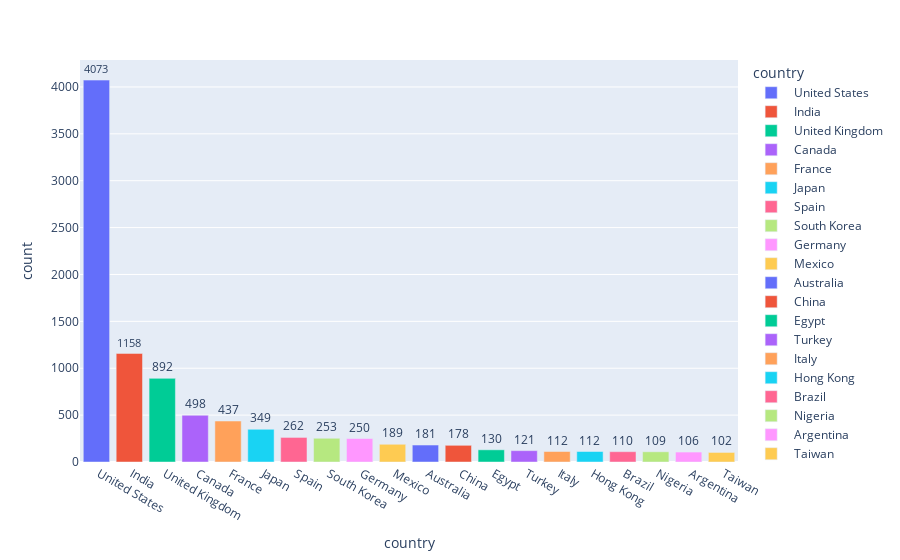

The notebook cell this image was saved under:
### Code cell
import re
import plotly.express as px
import plotly.express as px
import plotly.graph_objs as go
from plotly.offline import iplot,plot,init_notebook_mode
init_notebook_mode(connected= True)

country = df[~df["country"].isnull()]['country'].to_list()

country = str(country)

country = re.sub("[\'\]\[]","",country)
country = re.sub(" {2,}", " ", country)

country = pd.Series(country.split(",")).value_counts()

country = pd.DataFrame(country)
country.reset_index(inplace=True)

country.columns=["country","count"]

fig = px.bar(country.head(20), x="country", y="count",text="count",color="country")
fig.update_traces(textposition="outside")
fig.show()

### Figure 1 — Plotly figure (JSON) as saved in the notebook; plotly's stock layout.template omitted (floating-point values rounded to 4 significant figures)
{"data": [{"alignmentgroup": "True", "hovertemplate": "country=%{x}<br>count=%{text}<extra></extra>", "legendgroup": " United States", "marker": {"color": "#636efa", "pattern": {"shape": ""}}, "name": " United States", "offsetgroup": " United States", "orientation": "v", "showlegend": true, "text": [4073], "textposition": "outside", "x": [" United States"], "xaxis": "x", "y": [4073], "yaxis": "y", "type": "bar"}, {"alignmentgroup": "True", "hovertemplate": "country=%{x}<br>count=%{text}<extra></extra>", "legendgroup": " India", "marker": {"color": "#EF553B", "pattern": {"shape": ""}}, "name": " India", "offsetgroup": " India", "orientation": "v", "showlegend": true, "text": [1158], "textposition": "outside", "x": [" India"], "xaxis": "x", "y": [1158], "yaxis": "y", "type": "bar"}, {"alignmentgroup": "True", "hovertemplate": "country=%{x}<br>count=%{text}<extra></extra>", "legendgroup": " United Kingdom", "marker": {"color": "#00cc96", "pattern": {"shape": ""}}, "name": " United Kingdom", "offsetgroup": " United Kingdom", "orientation": "v", "showlegend": true, "text": [892], "textposition": "outside", "x": [" United Kingdom"], "xaxis": "x", "y": [892], "yaxis": "y", "type": "bar"}, {"alignmentgroup": "True", "hovertemplate": "country=%{x}<br>count=%{text}<extra></extra>", "legendgroup": " Canada", "marker": {"color": "#ab63fa", "pattern": {"shape": ""}}, "name": " Canada", "offsetgroup": " Canada", "orientation": "v", "showlegend": true, "text": [498], "textposition": "outside", "x": [" Canada"], "xaxis": "x", "y": [498], "yaxis": "y", "type": "bar"}, {"alignmentgroup": "True", "hovertemplate": "country=%{x}<br>count=%{text}<extra></extra>", "legendgroup": " France", "marker": {"color": "#FFA15A", "pattern": {"shape": ""}}, "name": " France", "offsetgroup": " France", "orientation": "v", "showlegend": true, "text": [437], "textposition": "outside", "x": [" France"], "xaxis": "x", "y": [437], "yaxis": "y", "type": "bar"}, {"alignmentgroup": "True", "hovertemplate": "country=%{x}<br>count=%{text}<extra></extra>", "legendgroup": " Japan", "marker": {"color": "#19d3f3", "pattern": {"shape": ""}}, "name": " Japan", "offsetgroup": " Japan", "orientation": "v", "showlegend": true, "text": [349], "textposition": "outside", "x": [" Japan"], "xaxis": "x", "y": [349], "yaxis": "y", "type": "bar"}, {"alignmentgroup": "True", "hovertemplate": "country=%{x}<br>count=%{text}<extra></extra>", "legendgroup": " Spain", "marker": {"color": "#FF6692", "pattern": {"shape": ""}}, "name": " Spain", "offsetgroup": " Spain", "orientation": "v", "showlegend": true, "text": [262], "textposition": "outside", "x": [" Spain"], "xaxis": "x", "y": [262], "yaxis": "y", "type": "bar"}, {"alignmentgroup": "True", "hovertemplate": "country=%{x}<br>count=%{text}<extra></extra>", "legendgroup": " South Korea", "marker": {"color": "#B6E880", "pattern": {"shape": ""}}, "name": " South Korea", "offsetgroup": " South Korea", "orientation": "v", "showlegend": true, "text": [253], "textposition": "outside", "x": [" South Korea"], "xaxis": "x", "y": [253], "yaxis": "y", "type": "bar"}, {"alignmentgroup": "True", "hovertemplate": "country=%{x}<br>count=%{text}<extra></extra>", "legendgroup": " Germany", "marker": {"color": "#FF97FF", "pattern": {"shape": ""}}, "name": " Germany", "offsetgroup": " Germany", "orientation": "v", "showlegend": true, "text": [250], "textposition": "outside", "x": [" Germany"], "xaxis": "x", "y": [250], "yaxis": "y", "type": "bar"}, {"alignmentgroup": "True", "hovertemplate": "country=%{x}<br>count=%{text}<extra></extra>", "legendgroup": " Mexico", "marker": {"color": "#FECB52", "pattern": {"shape": ""}}, "name": " Mexico", "offsetgroup": " Mexico", "orientation": "v", "showlegend": true, "text": [189], "textposition": "outside", "x": [" Mexico"], "xaxis": "x", "y": [189], "yaxis": "y", "type": "bar"}, {"alignmentgroup": "True", "hovertemplate": "country=%{x}<br>count=%{text}<extra></extra>", "legendgroup": " Australia", "marker": {"color": "#636efa", "pattern": {"shape": ""}}, "name": " Australia", "offsetgroup": " Australia", "orientation": "v", "showlegend": true, "text": [181], "textposition": "outside", "x": [" Australia"], "xaxis": "x", "y": [181], "yaxis": "y", "type": "bar"}, {"alignmentgroup": "True", "hovertemplate": "country=%{x}<br>count=%{text}<extra></extra>", "legendgroup": " China", "marker": {"color": "#EF553B", "pattern": {"shape": ""}}, "name": " China", "offsetgroup": " China", "orientation": "v", "showlegend": true, "text": [178], "textposition": "outside", "x": [" China"], "xaxis": "x", "y": [178], "yaxis": "y", "type": "bar"}, {"alignmentgroup": "True", "hovertemplate": "country=%{x}<br>count=%{text}<extra></extra>", "legendgroup": " Egypt", "marker": {"color": "#00cc96", "pattern": {"shape": ""}}, "name": " Egypt", "offsetgroup": " Egypt", "orientation": "v", "showlegend": true, "text": [130], "textposition": "outside", "x": [" Egypt"], "xaxis": "x", "y": [130], "yaxis": "y", "type": "bar"}, {"alignmentgroup": "True", "hovertemplate": "country=%{x}<br>count=%{text}<extra></extra>", "legendgroup": " Turkey", "marker": {"color": "#ab63fa", "pattern": {"shape": ""}}, "name": " Turkey", "offsetgroup": " Turkey", "orientation": "v", "showlegend": true, "text": [121], "textposition": "outside", "x": [" Turkey"], "xaxis": "x", "y": [121], "yaxis": "y", "type": "bar"}, {"alignmentgroup": "True", "hovertemplate": "country=%{x}<br>count=%{text}<extra></extra>", "legendgroup": " Italy", "marker": {"color": "#FFA15A", "pattern": {"shape": ""}}, "name": " Italy", "offsetgroup": " Italy", "orientation": "v", "showlegend": true, "text": [112], "textposition": "outside", "x": [" Italy"], "xaxis": "x", "y": [112], "yaxis": "y", "type": "bar"}, {"alignmentgroup": "True", "hovertemplate": "country=%{x}<br>count=%{text}<extra></extra>", "legendgroup": " Hong Kong", "marker": {"color": "#19d3f3", "pattern": {"shape": ""}}, "name": " Hong Kong", "offsetgroup": " Hong Kong", "orientation": "v", "showlegend": true, "text": [112], "textposition": "outside", "x": [" Hong Kong"], "xaxis": "x", "y": [112], "yaxis": "y", "type": "bar"}, {"alignmentgroup": "True", "hovertemplate": "country=%{x}<br>count=%{text}<extra></extra>", "legendgroup": " Brazil", "marker": {"color": "#FF6692", "pattern": {"shape": ""}}, "name": " Brazil", "offsetgroup": " Brazil", "orientation": "v", "showlegend": true, "text": [110], "textposition": "outside", "x": [" Brazil"], "xaxis": "x", "y": [110], "yaxis": "y", "type": "bar"}, {"alignmentgroup": "True", "hovertemplate": "country=%{x}<br>count=%{text}<extra></extra>", "legendgroup": " Nigeria", "marker": {"color": "#B6E880", "pattern": {"shape": ""}}, "name": " Nigeria", "offsetgroup": " Nigeria", "orientation": "v", "showlegend": true, "text": [109], "textposition": "outside", "x": [" Nigeria"], "xaxis": "x", "y": [109], "yaxis": "y", "type": "bar"}, {"alignmentgroup": "True", "hovertemplate": "country=%{x}<br>count=%{text}<extra></extra>", "legendgroup": " Argentina", "marker": {"color": "#FF97FF", "pattern": {"shape": ""}}, "name": " Argentina", "offsetgroup": " Argentina", "orientation": "v", "showlegend": true, "text": [106], "textposition": "outside", "x": [" Argentina"], "xaxis": "x", "y": [106], "yaxis": "y", "type": "bar"}, {"alignmentgroup": "True", "hovertemplate": "country=%{x}<br>count=%{text}<extra></extra>", "legendgroup": " Taiwan", "marker": {"color": "#FECB52", "pattern": {"shape": ""}}, "name": " Taiwan", "offsetgroup": " Taiwan", "orientation": "v", "showlegend": true, "text": [102], "textposition": "outside", "x": [" Taiwan"], "xaxis": "x", "y": [102], "yaxis": "y", "type": "bar"}], "layout": {"xaxis": {"anchor": "y", "domain": [0, 1], "title": {"text": "country"}, "categoryorder": "array", "categoryarray": [" United States", " India", " United Kingdom", " Canada", " France", " Japan", " Spain", " South Korea", " Germany", " Mexico", " Australia", " China", " Egypt", " Turkey", " Italy", " Hong Kong", " Brazil", " Nigeria", " Argentina", " Taiwan"], "type": "category", "range": [-0.5, 19.5], "autorange": true}, "yaxis": {"anchor": "x", "domain": [0, 1], "title": {"text": "count"}, "type": "linear", "range": [0, 4287.0], "autorange": true}, "legend": {"title": {"text": "country"}, "tracegroupgap": 0}, "margin": {"t": 60}, "barmode": "relative", "autosize": true}}
